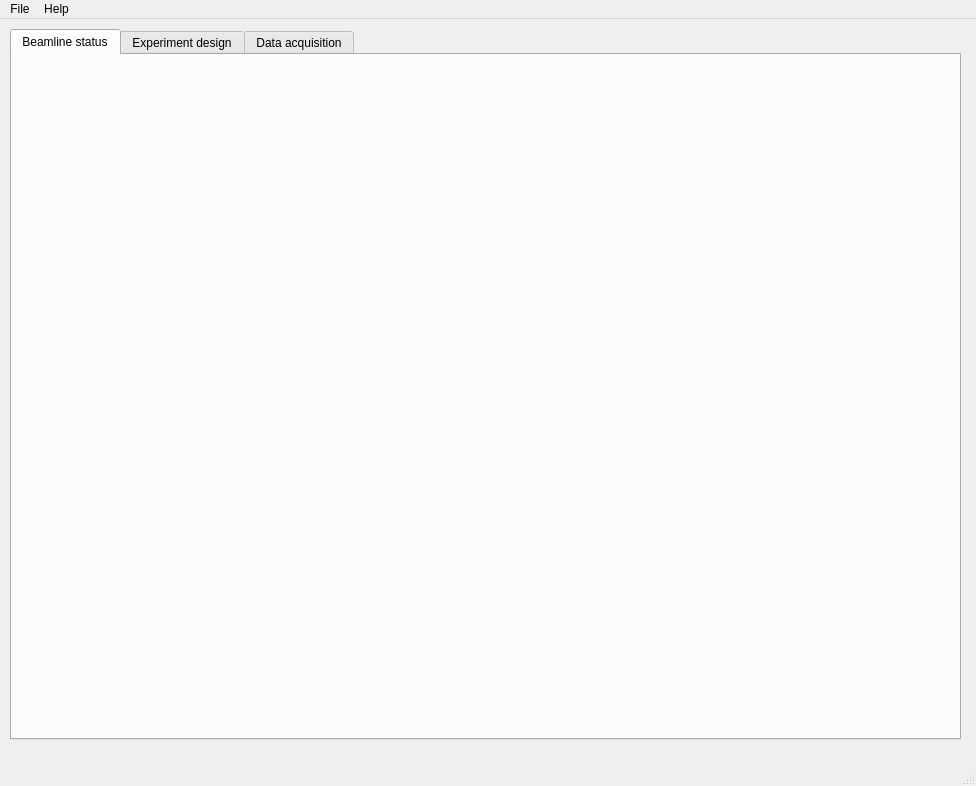
<?xml version="1.0" encoding="UTF-8"?>
<ui version="4.0">
 <class>main_Xlive</class>
 <widget class="QMainWindow" name="main_Xlive">
  <property name="geometry">
   <rect>
    <x>0</x>
    <y>0</y>
    <width>976</width>
    <height>786</height>
   </rect>
  </property>
  <property name="windowTitle">
   <string>Xlive</string>
  </property>
  <widget class="QWidget" name="centralwidget_main_Xlive">
   <widget class="QTabWidget" name="tabWidget">
    <property name="geometry">
     <rect>
      <x>10</x>
      <y>10</y>
      <width>951</width>
      <height>711</height>
     </rect>
    </property>
    <property name="currentIndex">
     <number>0</number>
    </property>
    <widget class="QWidget" name="tab_BeamlineStatus">
     <attribute name="title">
      <string>Beamline status</string>
     </attribute>
     <widget class="QWidget" name="verticalLayoutWidget">
      <property name="geometry">
       <rect>
        <x>10</x>
        <y>10</y>
        <width>931</width>
        <height>661</height>
       </rect>
      </property>
      <layout class="QVBoxLayout" name="tab_layout_BeamlineStatus"/>
     </widget>
    </widget>
    <widget class="QWidget" name="tab_ExperimentDesign">
     <attribute name="title">
      <string>Experiment design</string>
     </attribute>
     <widget class="QWidget" name="verticalLayoutWidget_2">
      <property name="geometry">
       <rect>
        <x>9</x>
        <y>9</y>
        <width>931</width>
        <height>661</height>
       </rect>
      </property>
      <layout class="QVBoxLayout" name="tab_layout_ExperimentDesign"/>
     </widget>
    </widget>
    <widget class="QWidget" name="tab_DataAcquisition">
     <attribute name="title">
      <string>Data acquisition</string>
     </attribute>
    </widget>
   </widget>
  </widget>
  <widget class="QMenuBar" name="menubar_main_Xlive">
   <property name="geometry">
    <rect>
     <x>0</x>
     <y>0</y>
     <width>976</width>
     <height>29</height>
    </rect>
   </property>
   <widget class="QMenu" name="menuFile">
    <property name="title">
     <string>File</string>
    </property>
    <addaction name="actionExit"/>
   </widget>
   <widget class="QMenu" name="menuHelp">
    <property name="title">
     <string>Help</string>
    </property>
   </widget>
   <addaction name="menuFile"/>
   <addaction name="menuHelp"/>
  </widget>
  <widget class="QStatusBar" name="statusbar_main_Xlive"/>
  <action name="actionExit">
   <property name="text">
    <string>Exit</string>
   </property>
  </action>
 </widget>
 <resources/>
 <connections/>
</ui>
